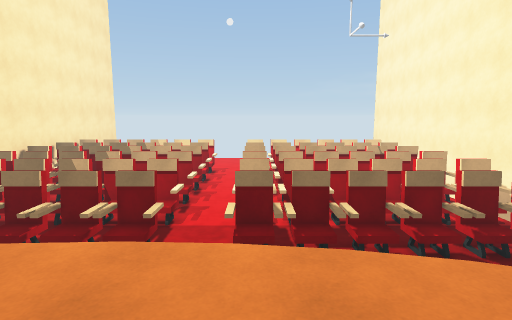
[1] (above)

17 first-person views from a walk through a 3-D level made in the Unity game engine. The camera is 1.5 m above the floor, tilts 8° down and sees 80° across. The floor is counted in squares, 1 m on a side. Each view is taken from the middle of a square. On the plan, view 1 faces up. The plan holds only what a view shows up to about 15 squares ahead; the rest is blank. The place goes on beyond the plan.

[2]
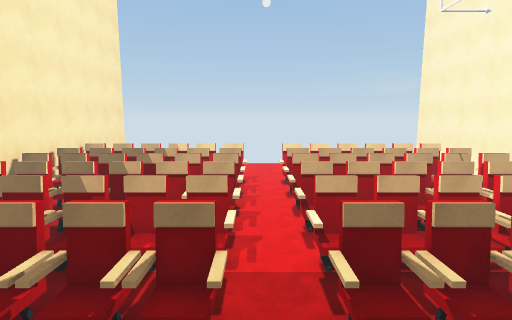

[3]
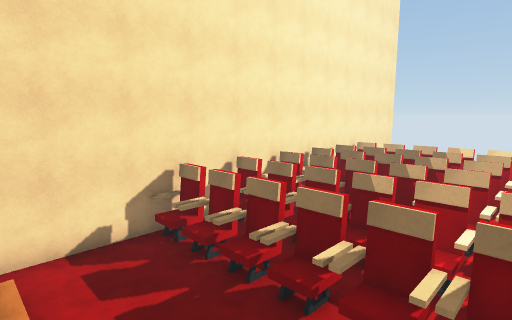

[4]
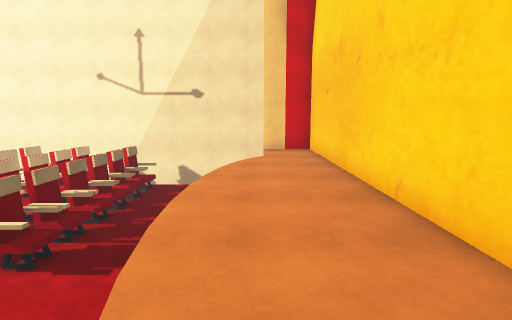

[5]
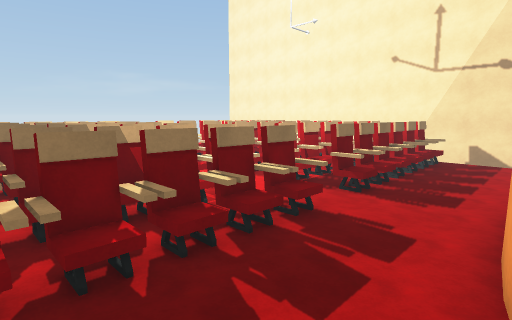

[6]
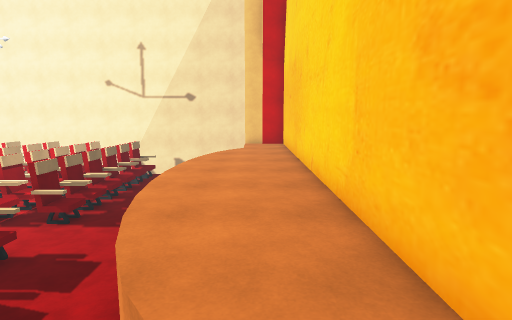

[7]
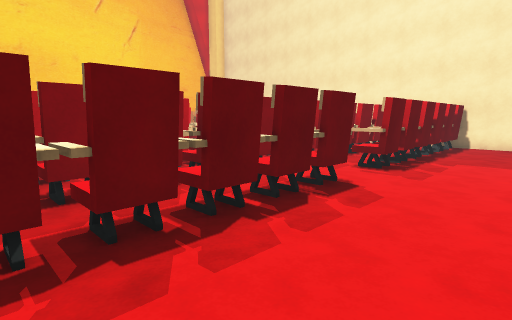

[8]
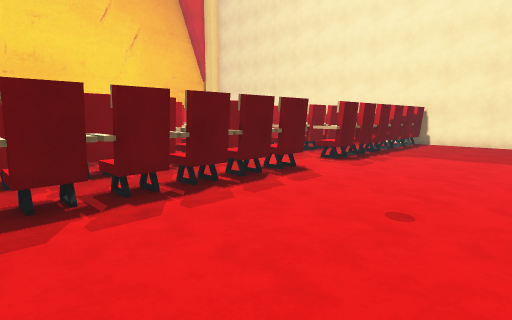

[9]
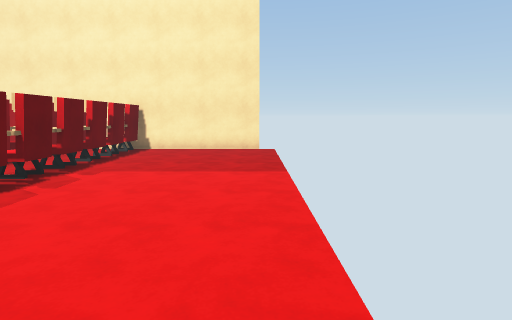

[10]
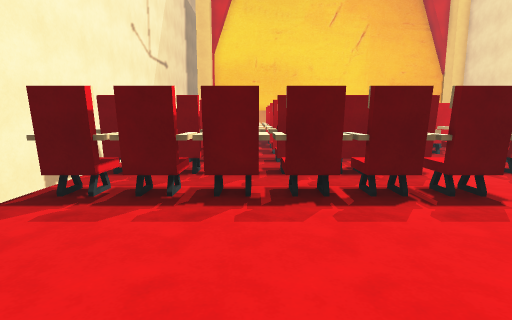

[11]
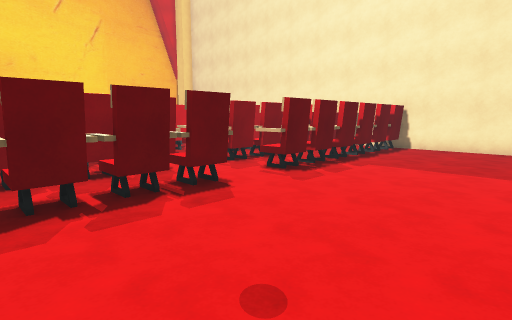

[12]
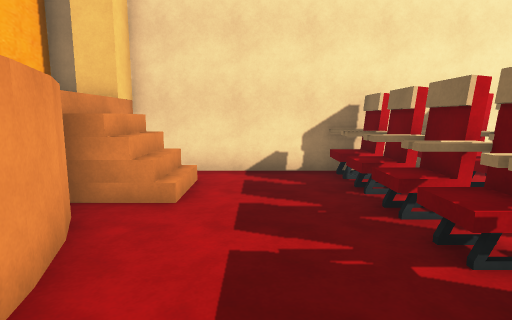

[13]
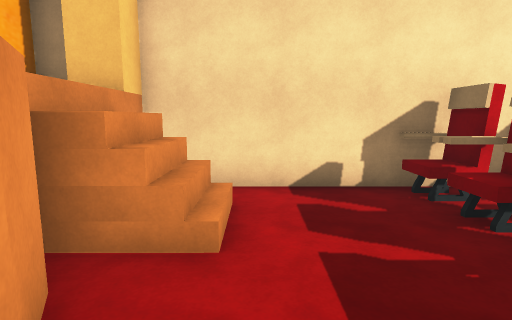

[14]
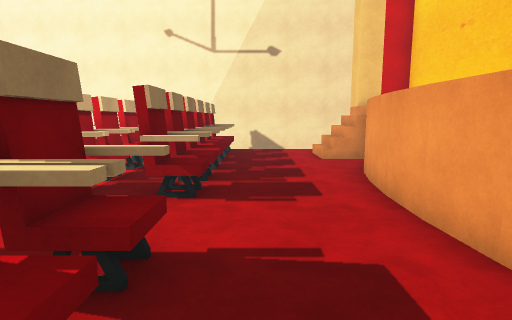

[15]
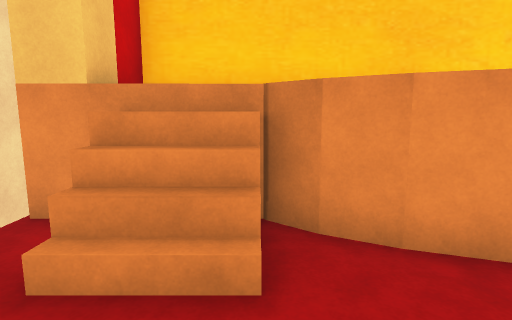

[16]
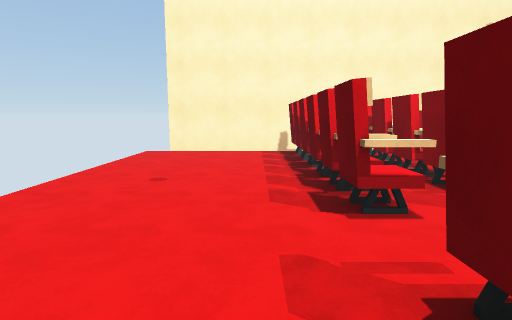

[17]
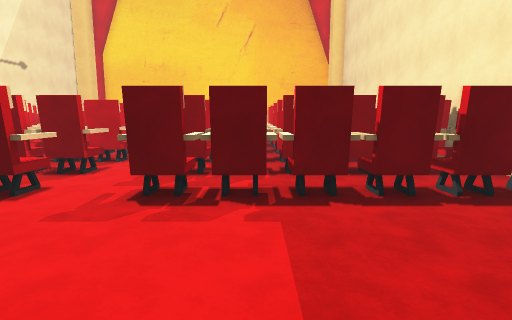

### Floor plan
Key: @ floor where view 1 was taken; # wall or solid block; x gap in a wall; . main floor; : floor 2 m higher than the main floor; / step, stairs or slope; C chair.
Columns run from 12 left of view 1 to 8 right of it. Each row starts with its distance up from view 1.
 25 x....................
 24 #....................
 23 #....................
 22 #....................
 21 #....................
 20 #....................
 19 #CCCCCCCCC.CCCCCCCCCC
 18 #....................
 17 #CCCCCCCCC.CCCCCCCCCC
 16 #CCCCCCCCC..CCCCCCCCC
 15 #CCCCCCCCC.CCCCCCCCCC
 14 #CCCCCCCCC.CCCCCCCCCC
 13 #CCCCCCCCC..CCCCCCCCC
 12 #CCCCCCCCC.CCCCCCCCCC
 11 #.................
 10 #CCCCCCCCC.CCCCCCCCCC
  9 #CCCCCCCCC..CCCCCCCCC
  8 #CCCCCCCCC.CCCCCCCCCC
  7 #CCCCCCCCC.CCCCCCCCCC
  6 #....................
  5 #....................
  4 #....................
  3 #.#//..#:::::::..///.
  2 #.#/#::::::::::::///.
  1 ##: :::::::::::::::##
  0 #   ::::::::@::::::#
 -1 ####################

Positions as (right, up) in squares from view 1, and headings:
1: (0, 0), facing up
2: (-2, 3), facing up
3: (-3, 3), facing up-left
4: (-7, 2), facing right
5: (-9, 3), facing up-right
6: (-10, 1), facing right
7: (6, 23), facing down-left
8: (7, 25), facing down-left
9: (3, 25), facing left
10: (4, 25), facing down
11: (4, 25), facing down-left
12: (-3, 5), facing left
13: (-5, 4), facing left
14: (-6, 6), facing right
15: (5, 6), facing down
16: (-5, 21), facing right
17: (-5, 25), facing down
